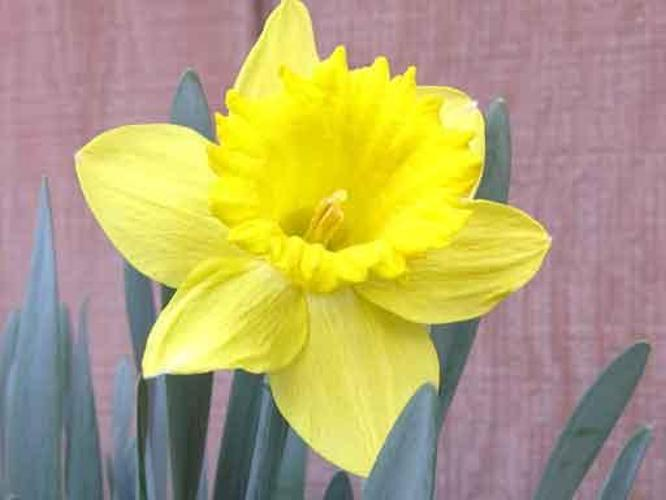
#> input picture Coursework/Images/easy/easy_1.jpg, 666 x 500 px; its folder holds only this picture in this run
$ python Canny.py
#> lines starting #> are read from the running program, lines starting #| are printed output that depends on the picture; after the words box and inside, x2 and y2 are one past the last pixel; in counts of white or black regions, pixels touching at a corner belong together
### Coursework/pipeline.py
import glob
import os
import cv2
import numpy as np


# this function is to store the preprocessed image in a separate folder
def process_images(input_folder, output_folder, preprocess):
    # this creates the output folder if not already present
    if not os.path.exists(output_folder):
        os.makedirs(output_folder)

    # empty array to add images to
    image_set = []

    # this loops through the input folder
    for subfolder in ['easy', 'medium', 'hard']:
        input_subfolder_path = os.path.join(input_folder, subfolder)
        output_subfolder_path = os.path.join(output_folder, subfolder)

        # creates the corresponding folders in the processing images folder
        if not os.path.exists(output_subfolder_path):
            os.makedirs(output_subfolder_path)

        # this applies the preprocessing function to each of the images in the input folder
        for image_path in glob.glob(os.path.join(input_subfolder_path, '*.jpg')):
            # print(f"Processing {image_path}")
            segmented_image = preprocess(image_path)

            segmented_image = np.asarray(segmented_image)  # image needs to be numpy array
            image_set.append(segmented_image)  # add image to image_set

            base_filename = os.path.basename(image_path)
            output_image_path = os.path.join(output_subfolder_path, base_filename)
            cv2.imwrite(output_image_path, segmented_image)

        # same preprocessing function but for .png images (which are the format for ground truth images)
        for image_path in glob.glob(os.path.join(input_subfolder_path, '*.png')):
            # print(f"Processing {image_path}")
            segmented_image = preprocess(image_path)

            segmented_image = np.asarray(segmented_image)  # image needs to be numpy array
            image_set.append(segmented_image)  # add image to image_set

            base_filename = os.path.basename(image_path)
            output_image_path = os.path.join(output_subfolder_path, base_filename)

            # Save the processed image to the corresponding output subfolder
            cv2.imwrite(output_image_path, segmented_image)

    return image_set

# function to save image as a Python variable
def input_image(image_path):

#> called with image_path = 'Coursework/Images/easy/easy_1.jpg'
    image = cv2.imread(image_path)
#> image is the input picture: shape (500, 666, 3); mean B, G, R 113.4, 165.4, 178.9
    image_rgb = cv2.cvtColor(image, cv2.COLOR_BGR2RGB)
#> pass 3 of the loop in process_images, `for subfolder in ['easy', 'medium', 'hard']:`:
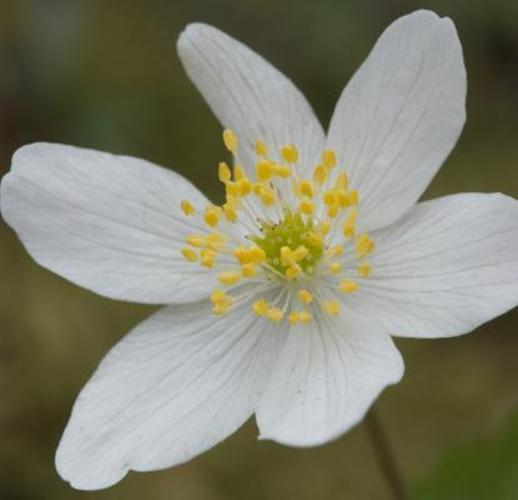
#> input picture Coursework/Images/hard/hard_1.jpg, 518 x 500 px
#> in input_image, image is the input picture: shape (500, 518, 3); mean B, G, R 110.2, 129.8, 130.4
#> image_rgb: shape (500, 518, 3)
#> pass 3 of the loop in process_images, `for subfolder in ['easy', 'medium', 'hard']:`:

    return image_rgb


def apply_segmentation(input_folder, output_folder, function):
    # this creates the output folder if not already present
    if not os.path.exists(output_folder):
        os.makedirs(output_folder)

    # this loops through the input folder
    for subfolder in ['easy', 'medium', 'hard']:
        input_subfolder_path = os.path.join(input_folder, subfolder)
        output_subfolder_path = os.path.join(output_folder, subfolder)

        # creates the corresponding folders in the processing images folder
        if not os.path.exists(output_subfolder_path):
            os.makedirs(output_subfolder_path)

        # this applies the preprocessing function to each of the images in the input folder
        for image_path in glob.glob(os.path.join(input_subfolder_path, '*.jpg')):
            #print(f"Processing {image_path}")
            segmented_image = function(image_path)

            base_filename = os.path.basename(image_path)
            output_image_path = os.path.join(output_subfolder_path, base_filename)

            # Save the processed image to the corresponding output subfolder
            cv2.imwrite(output_image_path, segmented_image)

# [30 lines left out: function apply_split_segmentation, not called in this run]

### Coursework/preprocessing.py
import cv2
from pipeline import apply_segmentation
import numpy as np


def pre(image_path):
#> called with image_path = 'Images/easy/easy_1.jpg'
    image = cv2.imread(image_path)  # Read the image from the image path
    bilateral_filtered = cv2.bilateralFilter(image, 80, 200, 200)  # Apply bilateral filtering

    img_hsv = cv2.cvtColor(bilateral_filtered, cv2.COLOR_BGR2HSV)  # converts the RGB image to a HSV image
#> img_hsv: shape (500, 666, 3); mean H, S, V 90.6, 94.3, 182.8
    _, _, value_channel = cv2.split(img_hsv)  # Extracts the Value channel
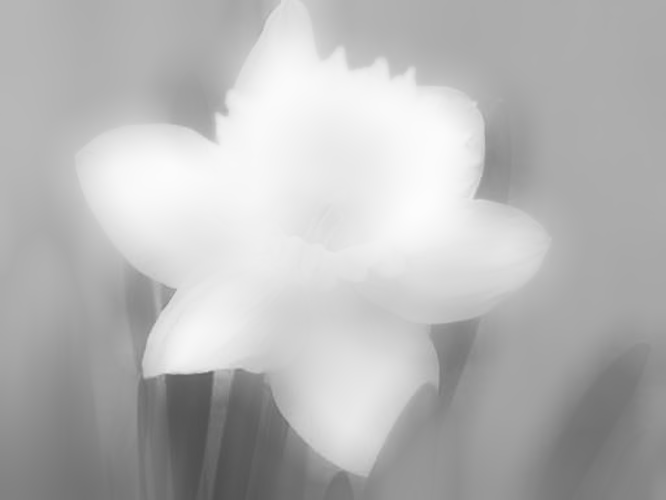
#> value_channel: shape (500, 666); min 79, max 252, mean 182.8
#> pass 3 of the loop in process_images, `for subfolder in ['easy', 'medium', 'hard']:`:
#> bilateral_filtered: shape (500, 518, 3)
#> img_hsv: shape (500, 518, 3); mean H, S, V 49.7, 61.6, 132.7
#> value_channel: shape (500, 518)

    return value_channel

# [30 lines left out: functions preprocess, thresh_pre, not called in this run]

### Coursework/Threshold.py
import cv2
import numpy as np
from pipeline import process_images
from preprocessing import thresh_pre
from pipeline import input_image
from pipeline import apply_segmentation
from postProcessing import postProcessing
from evaluation import output
from evaluation import mean_intersection

def threshold(image_path):
#> called with image_path = 'Coursework/Images/easy/easy_1.jpg'
    image = cv2.imread(image_path)

    # Apply Otsu thresholding to obtain the binary mask
    gray = cv2.cvtColor(image, cv2.COLOR_BGR2GRAY)
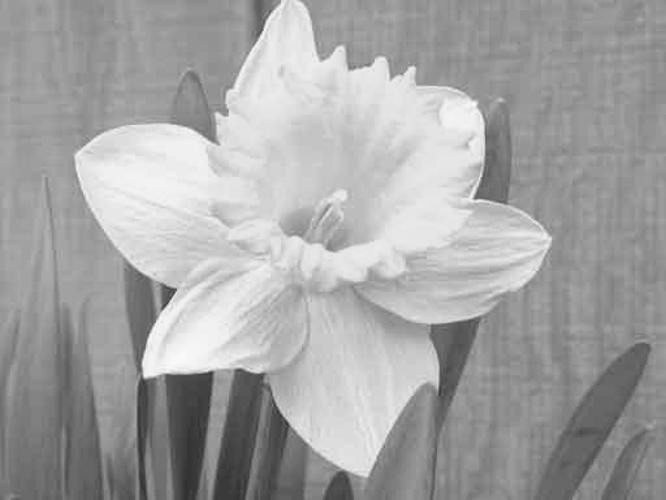
#> gray: shape (500, 666); min 48, max 250, mean 163.5
    _, otsu_thresh = cv2.threshold(gray, 0, 255, cv2.THRESH_BINARY + cv2.THRESH_OTSU)
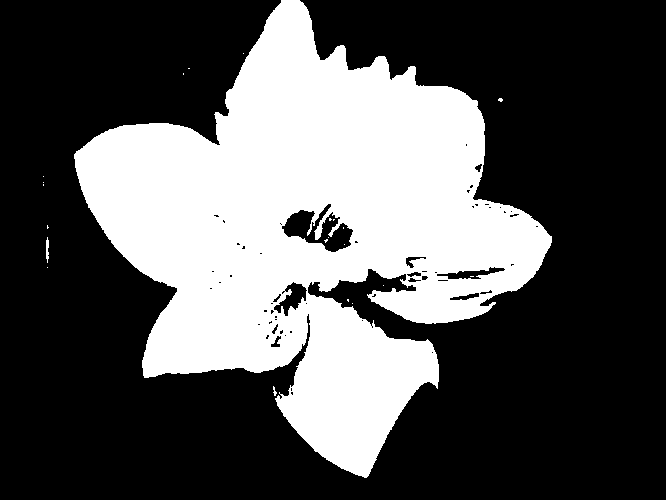
#> otsu_thresh: shape (500, 666); 33.7% white; 22 white regions (19 under 20 px), largest, box (x1, y1, x2, y2) and area: (74, 0, 552, 478) 112127, (46, 237, 49, 263) 59, (273, 386, 277, 396) 21
#> pass 3 of the loop in apply_segmentation, `for subfolder in ['easy', 'medium', 'hard']:`:
#> gray: shape (500, 518)
#> in threshold (call 2), `_, otsu_thresh = cv2.threshold(gray, 0, 255, cv2.THRESH_BINARY + cv2.T..`:
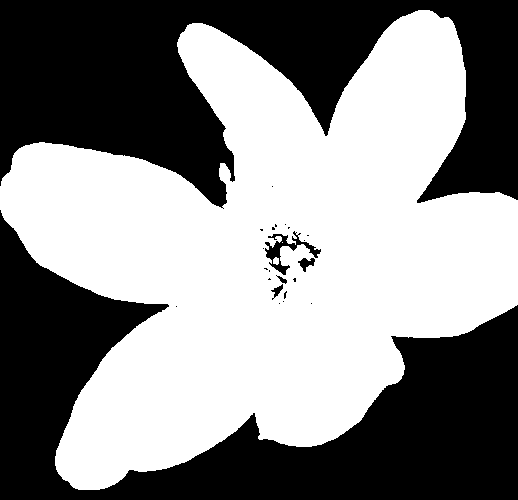
#> otsu_thresh: shape (500, 518); 54.2% white; 24 black regions (18 under 20 px), largest, box (x1, y1, x2, y2) and area: (0, 210, 518, 500) 58869, (0, 0, 518, 209) 58835, (265, 231, 321, 275) 637, (298, 258, 315, 272) 121, (271, 284, 283, 300) 71, (276, 275, 287, 284) 37
#> in canny, `canny_edges = cv2.Canny(blur, 50, 150)`: canny_edges: shape (500, 666); 1.2% white in thin lines or dots, all inside (x1, y1, x2, y2) = (74, 0, 651, 500)
#> in canny, `large_gaps_filled = cv2.morphologyEx(closed_edges, cv2.MORPH_CLOSE, np..`: large_gaps_filled: shape (500, 666); 1.9% white; 4 white regions, box (x1, y1, x2, y2) and area: (75, 0, 553, 500) 5413, (279, 204, 379, 254) 596, (573, 343, 652, 500) 316, (207, 217, 260, 230) 88
#> pass 3 of the loop in process_images, `for subfolder in ['easy', 'medium', 'hard']:`:
#> blur: shape (500, 518)
#> canny_edges: shape (500, 518); 1.3% white in thin lines or dots
#> closed_edges: shape (500, 518); 1.4% white in thin lines or dots
#> in canny (call 2), `large_gaps_filled = cv2.morphologyEx(closed_edges, cv2.MORPH_CLOSE, np..`:
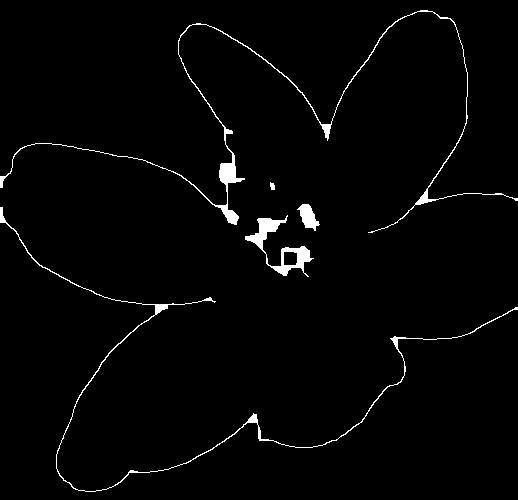
#> large_gaps_filled: shape (500, 518); 2% white; 5 white regions, box (x1, y1, x2, y2) and area: (0, 10, 518, 233) 2241, (0, 207, 518, 492) 1535, (245, 215, 314, 277) 1050, (297, 204, 320, 231) 325, (270, 182, 275, 190) 31
#> filled_image: shape (500, 518, 3); 2.1% white; 5 white regions, box (x1, y1, x2, y2) and area: (0, 10, 518, 233) 2241, (0, 207, 518, 492) 1535, (245, 215, 314, 277) 1214, (297, 204, 320, 231) 325, (270, 182, 275, 190) 31

    return otsu_thresh

# [8 lines that do not run on import are left out]

### Coursework/evaluation.py
import cv2
import matplotlib.pyplot as plt
import os
import matplotlib.pyplot as plt
import numpy as np

# function to observe segmentation of flower from background
def output(input_images, mask_images):
    segmented_images = []  # List to store segmented images

    for input_image, mask_image in zip(input_images, mask_images):
        mask_gray = cv2.cvtColor(mask_image, cv2.COLOR_BGR2GRAY)
        segmented_image = cv2.bitwise_and(input_image, input_image, mask=mask_gray)
        segmented_images.append(segmented_image)  # Append segmented image to the list

    return segmented_images


# intersection over ground truth
def intersection_over_gt(output, gt):
    intersection = cv2.bitwise_and(gt, output)
    return cv2.countNonZero(intersection) / cv2.countNonZero(gt)

def mean_intersection(output, gt):

    mean_intersection_positive = []
    mean_intersection_negative = []

    for x, y in zip(output, gt):
        # make sure that binary image is grayscale
        output_gray = cv2.cvtColor(x, cv2.COLOR_RGB2GRAY)
        # convert ground truth to grayscale
        gt_gray = cv2.cvtColor(y, cv2.COLOR_RGB2GRAY)

        # separate ground truth into foreground and background
        gt_negative = cv2.inRange(gt_gray, 100, 125)
        gt_positive = cv2.inRange(gt_gray, 25, 50)

        # perform operation
        positive = intersection_over_gt(gt_positive, output_gray)
        mean_intersection_positive.append(positive)
        negative = intersection_over_gt(gt_negative, cv2.bitwise_not(output_gray))
        mean_intersection_negative.append(negative)
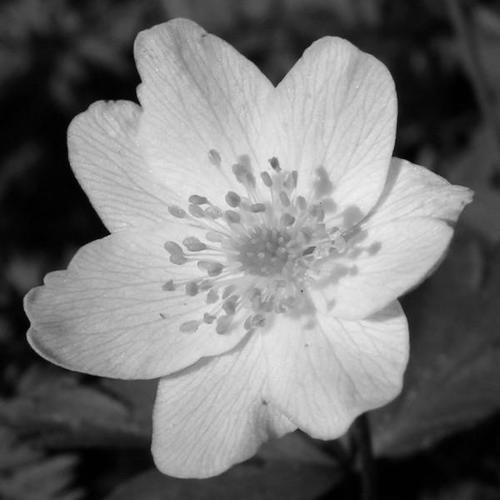
#> gt_gray: shape (500, 500); min 0, max 239, mean 114.6
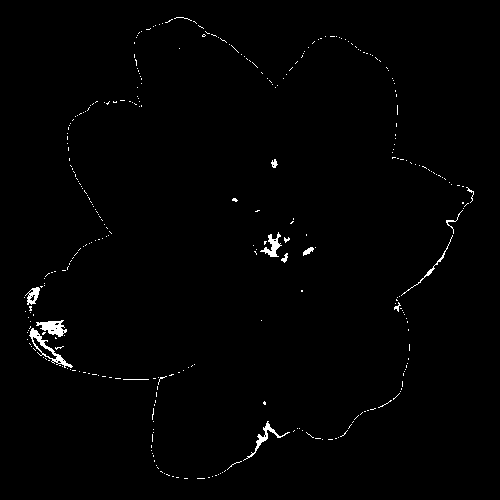
#> gt_negative: shape (500, 500); 0.96% white; 324 white regions (310 under 20 px), largest, box (x1, y1, x2, y2) and area: (29, 328, 73, 368) 328, (36, 320, 67, 337) 281, (243, 421, 290, 461) 219
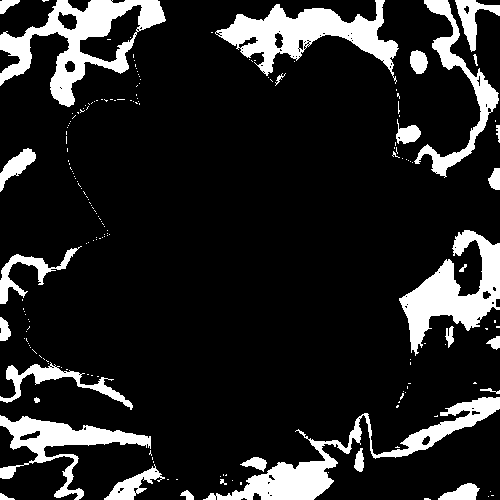
#> gt_positive: shape (500, 500); 14.5% white; 185 white regions (155 under 20 px), largest, box (x1, y1, x2, y2) and area: (0, 0, 166, 107) 5971, (215, 0, 399, 84) 5657, (203, 397, 500, 500) 5578
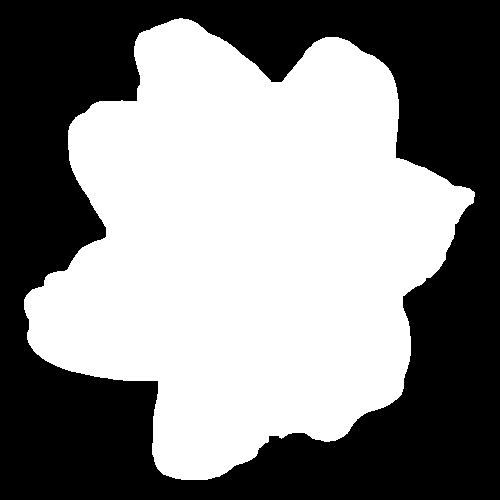
#> output_gray: shape (500, 500); 52.4% white; 1 black region, box (x1, y1, x2, y2) and area: (0, 0, 500, 500) 118976


    folders=["easy","medium","hard"]
    numbers= ["1","2","3"]
    total =0.0

    for folder in folders:
        for number in numbers:
            index = folders.index(folder) * len(numbers) + numbers.index(number)
            positive_ratio = mean_intersection_positive[index]
            #negative_ratio = mean_intersection_negative[index]
            print(f"{folder} {number} - Positive: {positive_ratio}")


    for i in mean_intersection_positive:
        total += i


    overall_performance = total / len(mean_intersection_positive)
    print(f"Overall performance: {overall_performance}")

### Coursework/Canny.py
import cv2
import numpy as np

from preprocessing import pre
from Threshold import threshold
from pipeline import process_images
from preprocessing import thresh_pre
from pipeline import input_image
from pipeline import apply_segmentation
from postProcessing import postProcessing
from evaluation import output
from evaluation import mean_intersection


def canny(image_path):
    img = cv2.imread(image_path)
    gray = cv2.cvtColor(img, cv2.COLOR_BGR2GRAY)
    blur = cv2.GaussianBlur(gray, (7, 7), 1)
    canny_edges = cv2.Canny(blur, 50, 150)

    kernel = np.ones((3, 3), np.uint8)

    # Perform closing operation to close gaps in edges
    closed_edges = cv2.morphologyEx(canny_edges, cv2.MORPH_CLOSE, kernel)

    # Perform dilation to thicken the borders
    #thickened_edges = cv2.dilate(closed_edges, kernel,
                                # iterations=3)  # Increase the number of iterations for thicker borders

    # Perform closing operation to fill in large gaps in the border
    large_gaps_filled = cv2.morphologyEx(closed_edges, cv2.MORPH_CLOSE, np.ones((10, 10), np.uint8))

    # Find contours
    contours, _ = cv2.findContours(large_gaps_filled, cv2.RETR_EXTERNAL, cv2.CHAIN_APPROX_SIMPLE)

    # Fill in contours
    filled_image = np.zeros_like(img)
    cv2.drawContours(filled_image, contours, -1, (255, 255, 255), thickness=cv2.FILLED)


    return filled_image
if __name__ == "__main__":
    gt = process_images("ground_truths", "gt_images", input_image)
    i_image = process_images("Images", "input-images", input_image)
    process_images("Images", "preprocessing-images", pre)
    apply_segmentation("preprocessing-images", "canny_middle_output",threshold)
    mask = process_images("canny_middle_output","canny_output_final",canny)
    output(i_image, mask)
#> (the run stopped early here; a loop or call above may not have finished)
